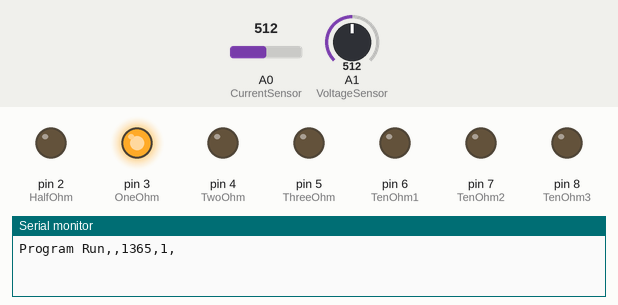
Bench run of a sketch on a simulated Arduino Uno, built with avr-gcc and run on an emulated ATmega328P. On the bench: output pins drawn as LEDs (lit = HIGH), the last lines printed to the serial monitor. The test bench sets the inputs (shaded band); at power-on: A0 (CurrentSensor) = 512, A1 (VoltageSensor) = 512.

Above: at 7.6 s.
At 17.8 s:
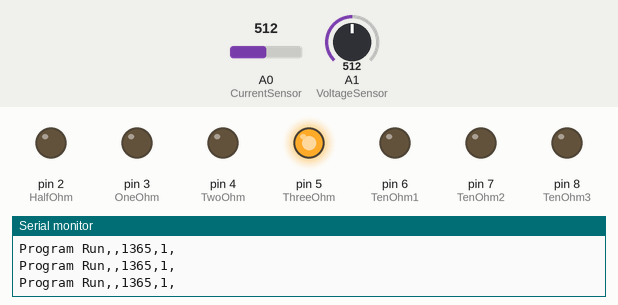
At 22.9 s:
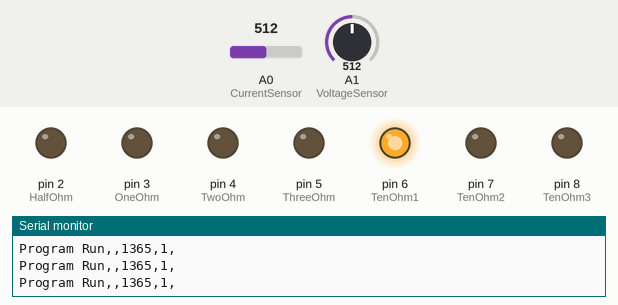
At 28.0 s:
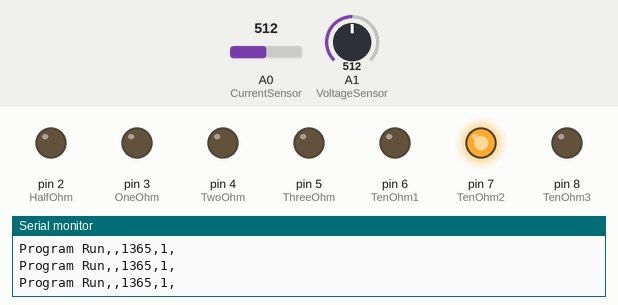
At 38.2 s:
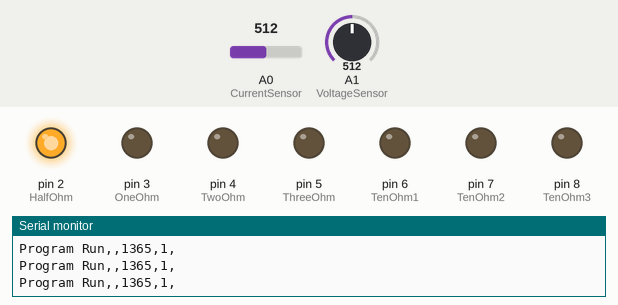
At 48.4 s:
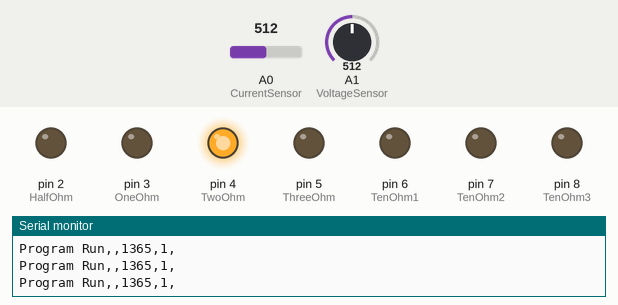
Timing chart, 0 to 51.4 s (numbered marks = the images above):
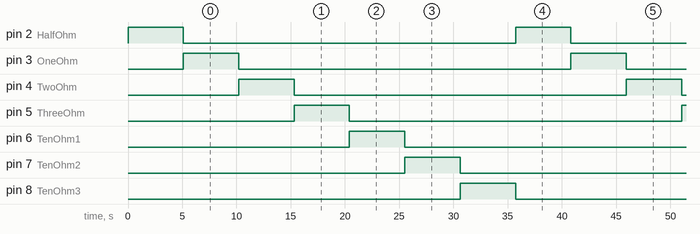

The sketch:

Resistor_Bank_Testing.ino
```cpp
/*
 Programmer:  Will Baden
 Date:        11/9/14
 Name:        Resistor_Bank_Testing
 Description: Used for testing the loads of the resistor banks.
 Use this to force a bank to run.  See what the current levels out
 at, at the voltage applied.  Calculate resistance from there.

 11/10/14 Voltage Test:
 Voltage Divider        Meter
 2.58                  2.68
 5.03                  5.1
 7.45                  7.53
 10.01                 10.09
 10.52                 10.54
 10.94                 11.01
 11.42                 11.5
 11.96                 12.0
 12.46                 12.5
 12.97                 13.01
 13.51                 13.47

 11/10/14 Test
 6.4 amps measured with VOM meter and
 6.6 amps measured with in RobotShop meter
 12.11V reading on voltage divider.

 11/20/14 Test
 RobotShop meter appears to be measuring 1.3Amps lower than ammeter.
 WorkSpace is 38F

 11/9/14 Test:
 Bank 1:
 11.56 - 11.55V @ 32.5 amps
 .3553846 ohms
 11.56 - 11.4V @ 33.1 amps
 .3444 ohms
 11/20/14 Test:
 11.04 @ 30 amps
 .368 ohms (measured with voltmeter and Arduino current meter)

 Bank 2:
 11.96 - 11.79 @ 14.6 amps
 .807534 ohms
 11/20/14 Test:
 11.24 @ 12.4 amps
 .906 ohms (measured with voltmeter and Arduino current meter)

 Bank 3:
 12.14 - 11.91 @ 7.8 amps
 1.526923
 11/20/14 Test:
 11.4V @ 6.36 amps (using meters not Arduino)
 1.79 ohms

 Bank 4:
 12.22 - 11.98 @ 5.0 amps
 2.396 ohms
 11/20/14 Test:
 11.44V @ 4.26 amps (using meters not Arduino)
 2.685 ohms

 Bank 5:
 12.41 - 12.14 @ 1.5 amps
 8.09333 ohms
 11/20/14 Test:
 11.65V @ 1.15amps (using meters not Arduino)
 10.13 ohms (measured 9.8 ohms)

 Bank 6:
 12.43 - 12.15 @ 1.5 amps
 8.1 ohms
 11/20/14 Test:
 11.66V @ 1.15amps (using meters not Arduino)
 10.13 ohms (measured 9.8 ohms)

 Bank 7:
 12.41 - 12.14 @ 1.4 amps
 8.67 ohms
 11/20/14 Test:
 11.65V @ 1.09 amps (using meters not Arduino)
 10.688 ohms (measured 10.5 ohms)

 Inputs monitored:
 Current Sensor        Analog input 0  0-5V
 Voltage Sensor        Analog input 1  0-5V

 Outputs controlled:
 Power Bank 1          Pin 2
   Two 1 ohm resistors
 Power Bank 2          Pin 3
   One 1 ohm resistor
 Power Bank 3          Pin 4
   One 2 ohm resistor
 Power Bank 4          Pin 5
   One 3 Ohm resistor
 Power Bank 5          Pin 6
   One 10 Ohm resistor
 Power Bank 6          Pin 7
   One 10 Ohm resistor
 Power Bank 7          Pin 8
   One 10 Ohm resistor

 Revisions:

 V0.01      Initial release.
 V0.02      Updated to include 1.1V reference to calculate
             actual supplied voltage.  This can then measure
             more accurate voltage from the 12V battery
 V0.03      Resistor banks will now be cycled through the
             all the banks automatically every sample period.

 */
#define CurrentSensor 0    //Current sensor input
#define VoltageSensor 1    //Voltage sensor input
#define HalfOhm 2    //Resistor banks
#define OneOhm 3
#define TwoOhm 4
#define ThreeOhm 5
#define TenOhm1 6
#define TenOhm2 7
#define TenOhm3 8

int TestState = 0;  //Create state machine, set to wait for key press
                    // 0 = waiting for 'Acknowledgement' to be sent from outside
                    // 1 = Send out 'Send Start to begin'
                    // 2 = waiting for 'Start' command to start test
                    // 3 = Battery test in progress
long BatteryVoltage = 0;  //Store battery voltage
long BatteryCurrent = 0;  //Store battery current
String ResistorBank = "";  //Keep track of resistor banks
char buffer[15];  //buffer to store data from serial port, array size of 15
int SamplePeriod = 5000;  //Period of time between voltage checks
long ActualVoltage;
int  BankOn = 2;

void setup() {
  // initialize serial communication:
  Serial.begin(38400);
  Serial.setTimeout(100);  //only allow 100 mS between character input

  //intialize resistor bank control outputs
  pinMode(HalfOhm,OUTPUT);
  pinMode(OneOhm,OUTPUT);
  pinMode(TwoOhm,OUTPUT);
  pinMode(ThreeOhm,OUTPUT);
  pinMode(TenOhm1,OUTPUT);
  pinMode(TenOhm2,OUTPUT);
  pinMode(TenOhm3,OUTPUT);
  digitalWrite(BankOn,HIGH);
  digitalWrite(3,LOW);
  digitalWrite(4,LOW);
  digitalWrite(5,LOW);
  digitalWrite(6,LOW);
  digitalWrite(7,LOW);
  digitalWrite(8,LOW);
  delay(SamplePeriod);
}

void loop() {

    ReadBatteryStatus();
    SendStatus();
    delay(100);
    if (BankOn < 8)
    {
      digitalWrite(BankOn,LOW);
      BankOn += 1;
      digitalWrite(BankOn,HIGH);
    }
    else
    {
      digitalWrite(BankOn,LOW);
      BankOn = 2;
      digitalWrite(BankOn,HIGH);
    }
    delay(SamplePeriod);  //Delay for sampleperiod

}

void SendStatus() {
  Serial.print("Program Run,");
  //Serial.print(String(CurrentTime));
  Serial.print(",");
  Serial.print(String(BatteryVoltage));
  Serial.print(",");
  Serial.print(String(BatteryCurrent));
  Serial.println(",");
  //Serial.println(ResistorBank);
}

void SendEndStatus() {
  Serial.print("Program Run,");
  //Serial.print(String(StopTime));
  Serial.print(",");
  Serial.print(String(BatteryVoltage));
  Serial.print(",");
  Serial.print(String(BatteryCurrent));
  Serial.print(",");
  //Serial.println(ResistorBank);
}

void ReadBatteryStatus() {
//Calculate the shift that can be applied to the current and voltage
  // analog inputs
  // 1023 bits in entire range of analog input
  // 5V/1023 = .00489 volts/bit
  // 5.15V/1023 = .00503 volts/bit
  // 4.85V/1023 = .00474 volts/bit
  ActualVoltage = readVcc();
  //Read battery voltage.  Need to rescale this according to actual sensor used
  //This scaling appears to be ok except when the test is under a load
  //  The voltage appears to stay higher by another .15V
  BatteryVoltage = analogRead(VoltageSensor);
  //remap to have the actual voltage of the analog input
  BatteryVoltage = map(BatteryVoltage, 0, 1023, 0, ActualVoltage);
  //remap 0-5V range to calculated voltage divider range.
  BatteryVoltage = map(BatteryVoltage, 0, 5000, 0, 2725);

  //Read in Current.  Need to rescale this according to actual sensor used
  //Up to 6.5 Amps the current sensed on the RobotShop was consistent
  //  with an ammeter
  BatteryCurrent = analogRead(CurrentSensor);
  //remap to have the actual voltage of the analog input
  BatteryCurrent = map(BatteryCurrent, 0, 1023, 0, ActualVoltage);

  //remap to current values
  // 2.5V + 50*.04 = 4.5V
  // 2.5V - 50*.04 = .5V
  BatteryCurrent = map(BatteryCurrent, 500, 4500, -500, 500);
}

//This returns the calculated Vcc voltage that is supplied to the UNO
// and should not affect the reference when a pin is checked
// via analogRead() due to the Arduino software writing the
// requested reference (default in this case).
// Following Code from Tinkerit:
long readVcc() {
  long result;
  // Read 1.1V reference against AVcc
  ADMUX = _BV(REFS0) | _BV(MUX3) | _BV(MUX2) | _BV(MUX1);
  delay(2); // Wait for Vref to settle
  ADCSRA |= _BV(ADSC); // Convert
  while (bit_is_set(ADCSRA,ADSC));
  result = ADCL;
  result |= ADCH<<8;
  result = 1126400L / result; // Back-calculate AVcc in mV
  return result;
}
// End Tinkerit code
```

Measured:
- by itself, pin 2 (HalfOhm), pin 3 (OneOhm), pin 4 (TwoOhm), pin 5 (ThreeOhm), pin 6 (TenOhm1), pin 7 (TenOhm2), pin 8 (TenOhm3): alternates HIGH for 5.1 s and LOW for 30.6 s
- by itself, everything shown: repeats every 35.7 s, in 7 steps
